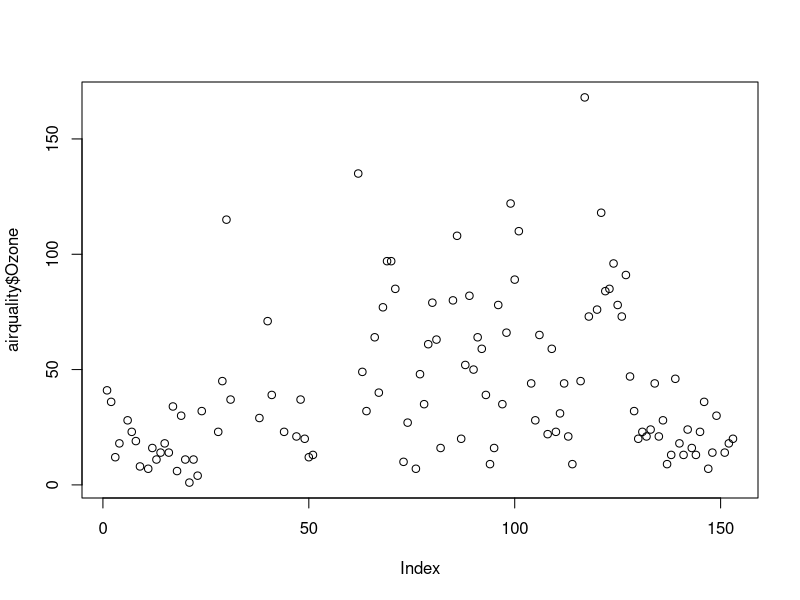
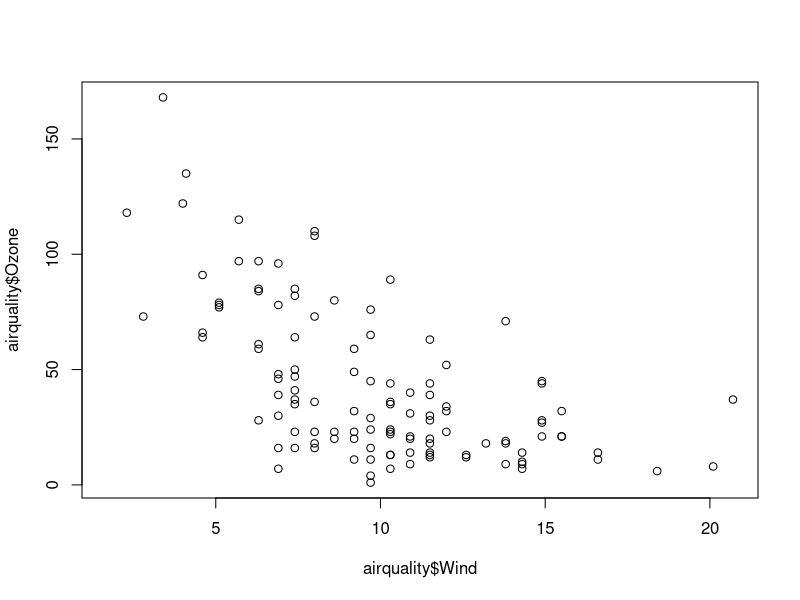
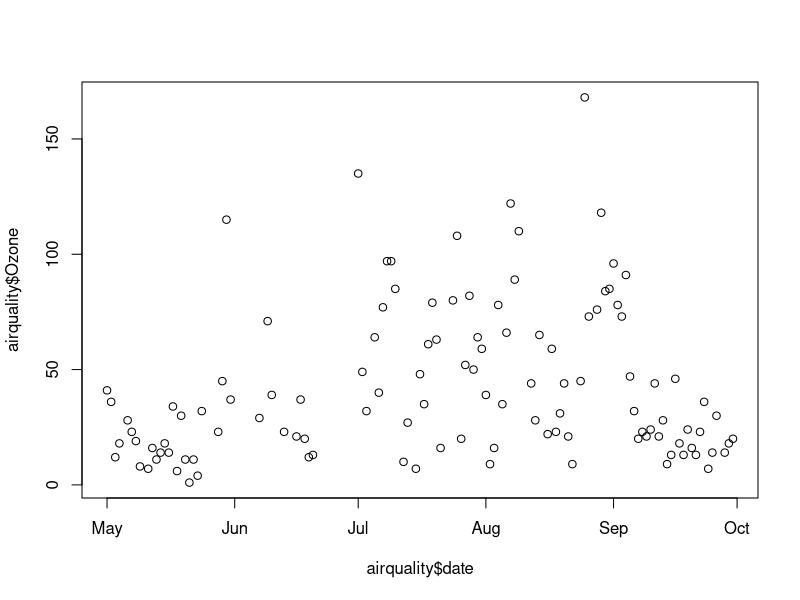
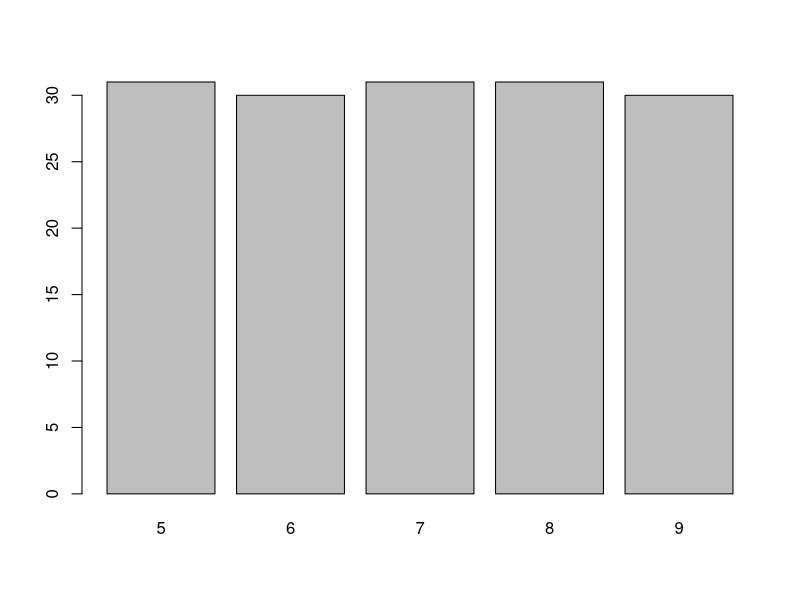
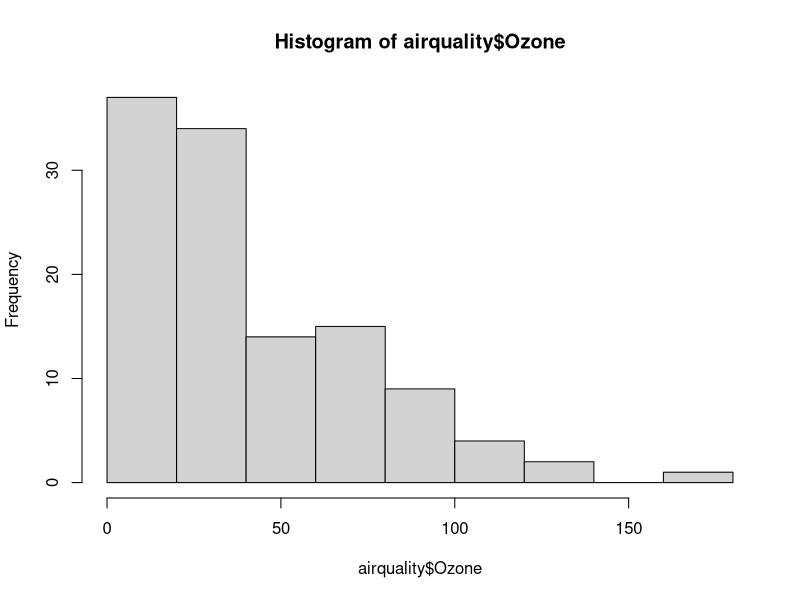
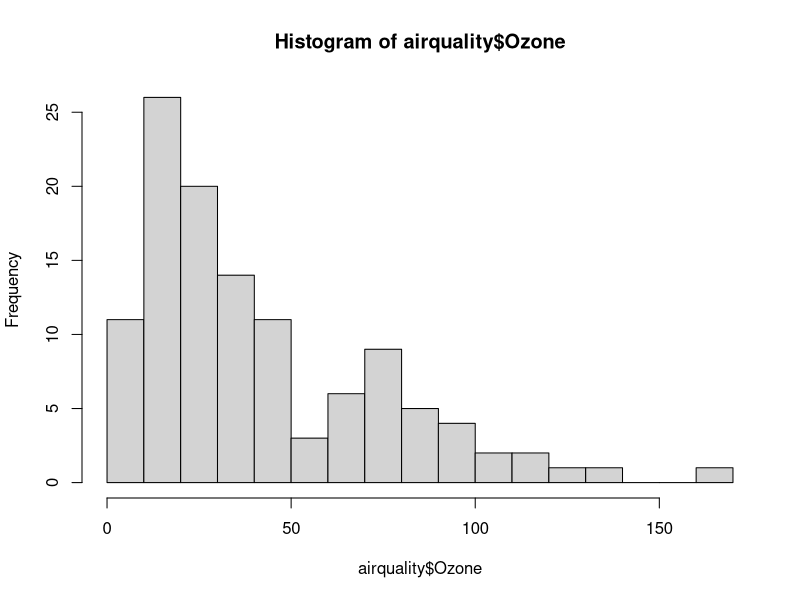
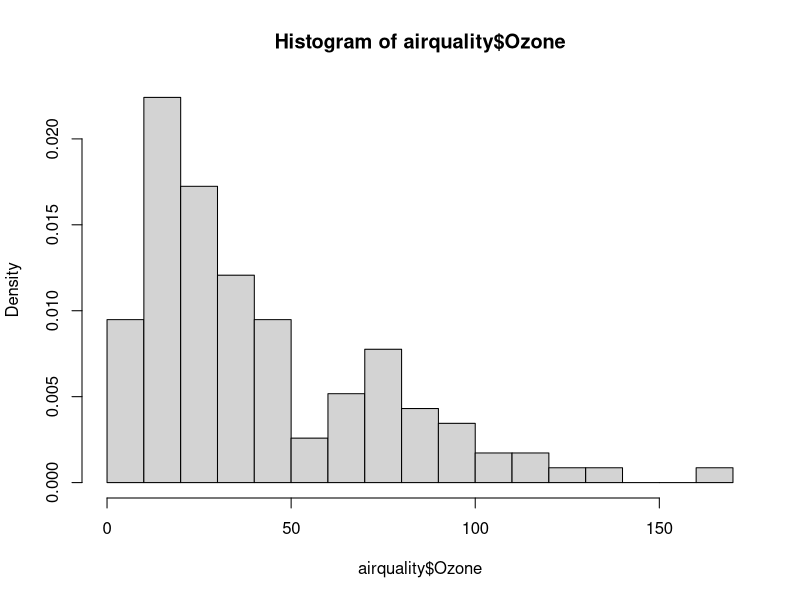
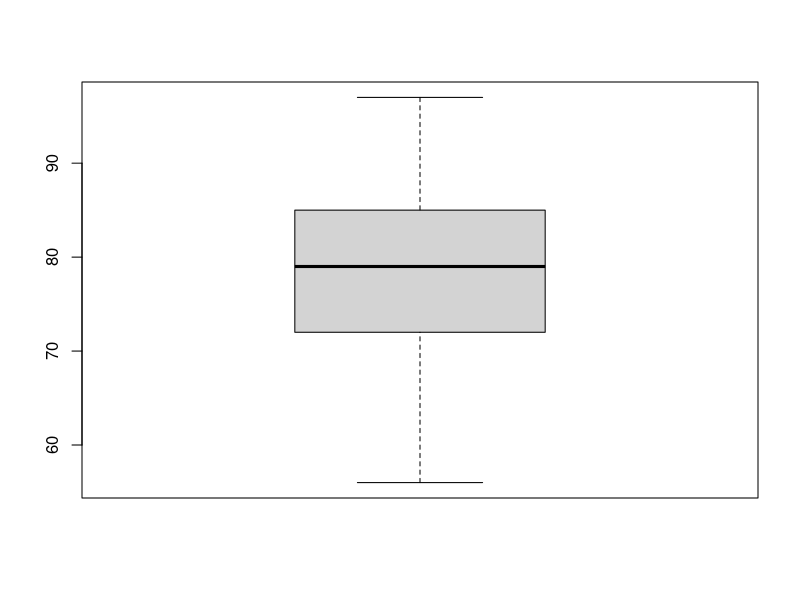

Here is the R script that generated these plots, in order:
## ---- chunk 1
str(airquality)
## ---- chunk 2
plot(airquality$Ozone)
## ---- chunk 3
plot(airquality$Wind, airquality$Ozone)
## ---- chunk 4
airquality$date = as.Date(
    paste(airquality$Month, airquality$Day, "1973"),
    format="%m %d %Y"
)
## ---- chunk 5
paste("Hello", "World")
## ---- chunk 6
paste(c("Hello", "Sup"), c("Jane", "John"))
## ---- chunk 7
paste(airquality$Month, airquality$Day, "1973")
## ---- chunk 8
class(airquality$date)
## ---- chunk 9
plot(airquality$date, airquality$Ozone)
## ---- chunk 10
plot(factor(airquality$Month))
## ---- chunk 11
hist(airquality$Ozone)
## ---- chunk 12
hist(airquality$Ozone, breaks=12)
## ---- chunk 13
hist(airquality$Ozone, breaks=12, freq=FALSE)
## ---- chunk 14
boxplot(airquality$Temp)
## ---- chunk 15
boxplot(airquality$Temp ~ airquality$Month)
## ---- chunk 16
plot(
    airquality$Wind,
    airquality$Ozone,
    xlab="Wind (mph)",  # x-axis label
    ylab="Ozone (ppb)",  # y-axis label
    main="New York City air quality (1973)",  # title
    pch=21,  # circle with border
    bg="lightblue"  # background color
)
## ---- chunk 17
plot(
    airquality$date,
    airquality$Ozone,
    xlab="",
    ylab="Ozone (ppb)",
    main="",  # no title
    type="l",  # line plot
    col="orange"
)
## ---- chunk 18
par()$col
## ---- chunk 19
plot(sin(seq(0, 2*pi, length.out=50)), type="o", xlab="", ylab="")
## ---- chunk 20
par(col="red")
par()$col
plot(sin(seq(0, 2*pi, length.out=50)), type="o", xlab="", ylab="")
## ---- chunk 21
par(col="black")
## ---- chunk 22
plot(
    sin(seq(0, 2*pi, length.out=50)),
    type="l",
    xlab="",
    ylab="",
    cex.axis=0.6,  # axis label size
    lty=2,  # line type
    main="Sine"
)
## ---- chunk 23
with(airquality, plot(Wind, Ozone))
title(main="Ozone and Wind in NYC")
## ---- chunk 24
with(airquality, plot(Wind, Ozone, main="", type="n"))
with(subset(airquality, Month != 5), points(Wind, Ozone, col="red", pch=20))
with(subset(airquality, Month == 5), points(Wind, Ozone, col="blue", pch=17))
legend(
    "topright",
    pch=c(17, 20),
    col=c("blue", "red"),
    legend=c("May", "Other Months")
)
## ---- chunk 25
with(airquality, plot(Wind, Ozone, main="", pch=20))
model = lm(Ozone ~ Wind, airquality)
abline(model, lwd=2, col="blue")
## ---- chunk 26
with(airquality, plot(Wind, Ozone, main="", pch=20))
text(15, 100, "Label")
arrows(14.5, 90, 14, 75, length=0.1)
## ---- chunk 27
barplot(mean(airquality$Ozone, na.rm=TRUE))
## ---- chunk 28
boxplot(airquality$Ozone)
## ---- chunk 29
boxplot(airquality$Ozone)
stripchart(
    airquality$Ozone,
    vertical=TRUE,
    add=TRUE,
    pch=19,
    col=rgb(0, 0, 0, 0.25)
)
## ---- chunk 30
with(airquality, boxplot(Ozone ~ Month))
stripchart(
    airquality$Ozone ~ airquality$Month,
    vertical=TRUE,
    add=TRUE,
    pch=19,
    col=rgb(0, 0, 0, 0.25)
)
## ---- chunk 31
par(mfrow=c(1, 2))  # 1 row, 2 columns
with(airquality, plot(Wind, Ozone, main="Ozone and Wind", pch=20))  # plot 1
with(airquality, plot(Solar.R, Ozone, main="Ozone and Solar Radiation", pch=20))  # plot 2
## ---- chunk 32
par(mfrow=c(1, 1))
## ---- chunk 33
(grid = matrix(c(1, 1, 2, 3), nrow=2, ncol=2, byrow=TRUE))
## ---- chunk 34
#| fig-width: 7
#| fig-height: 9
layout(grid)
plot(
    airquality$date,
    airquality$Temp,
    type="l",
    xlab="",
    ylab="Temperature (°F)",
    main="Temperature"
)
plot(
    factor(airquality$Month),
    main="Measurements per month",
    xlab="Month",
    ylab="Count",
    col="lightblue"
)
plot(
    airquality$Temp,
    airquality$Ozone,
    type="n",
    xlab="Temperature (°F)",
    ylab="Ozone (ppb)",
    main="Ozone vs. Temperature"
)
abline(lm(Ozone ~ Temp, airquality), col="orange", lwd=2)
points(airquality$Temp, airquality$Ozone, pch=16, col=rgb(0, 0, 0, 0.5))
## ---- chunk 35
layout(1)
